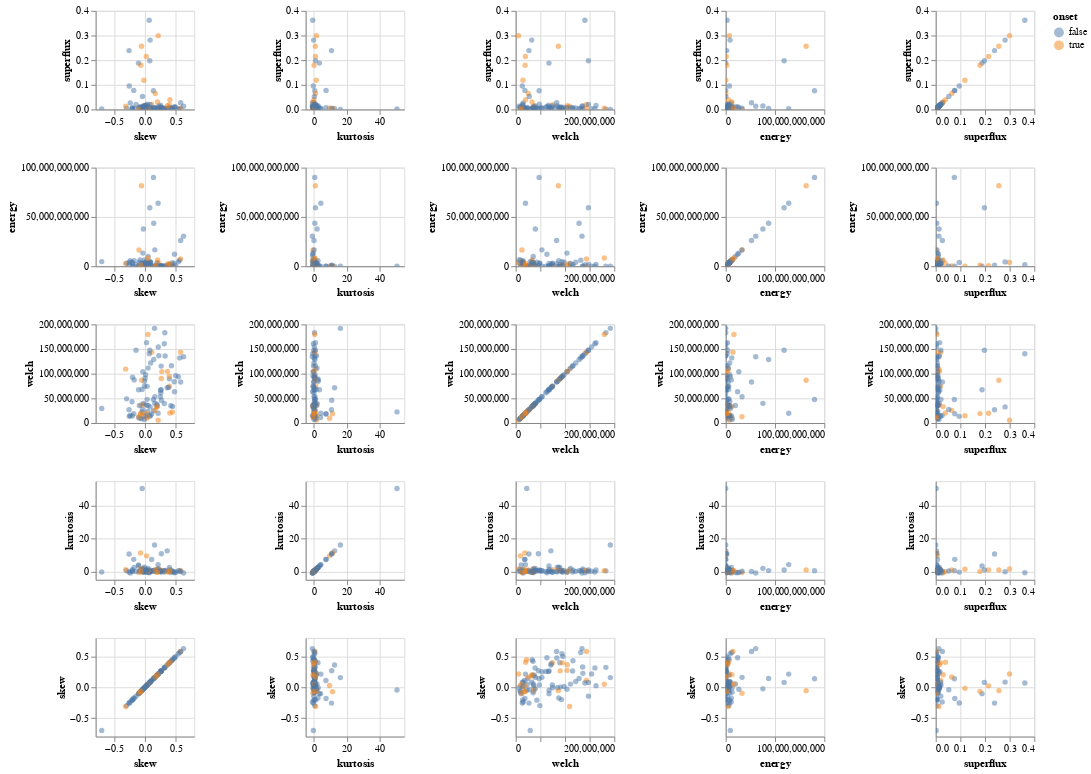

Write notebook code for a chart like this one.
### Code cell
alt.Chart(data.head(100)).mark_circle(opacity=0.5).encode(
    alt.X(alt.repeat("column"), type='quantitative'),
    alt.Y(alt.repeat("row"), type='quantitative'),
    color='onset:N'
).properties(
    width=100,
    height=100
).repeat(
    row=["superflux", "energy", "welch", "kurtosis", "skew"],
    column=list(reversed(["superflux", "energy", "welch", "kurtosis", "skew"]))
).interactive()

### Figure 1 — Vega-Lite specification as saved in the notebook (floating-point values rounded to 4 significant figures)
{"config": {"view": {"continuousWidth": 400, "continuousHeight": 300}}, "repeat": {"column": ["skew", "kurtosis", "welch", "energy", "superflux"], "row": ["superflux", "energy", "welch", "kurtosis", "skew"]}, "spec": {"data": {"name": "data-ace055fe671740ba3a1eae34bb888452"}, "mark": {"type": "circle", "opacity": 0.5}, "encoding": {"color": {"field": "onset", "type": "nominal"}, "x": {"field": {"repeat": "column"}, "type": "quantitative"}, "y": {"field": {"repeat": "row"}, "type": "quantitative"}}, "height": 100, "selection": {"selector007": {"type": "interval", "bind": "scales", "encodings": ["x", "y"]}}, "width": 100}, "$schema": "https://vega.github.io/schema/vega-lite/v4.17.0.json", "datasets": {"data-ace055fe671740ba3a1eae34bb888452": [{"file": "Media-106117(7.0-17.0)", "superflux": 0.0, "timestamps": 0.025, "energy": 0.0, "rms": 10930.0, "sound_preassure_level": -15.15, "welch": 192000000.0, "mean": -62.79, "kurtosis": 16.13, "skew": 0.1561, "variation": -1950.0, "onset": false}, {"file": "Media-106117(7.0-17.0)", "superflux": 0.01429, "timestamps": 0.075, "energy": 0.0, "rms": 8131.0, "sound_preassure_level": -16.62, "welch": 136300000.0, "mean": 165.6, "kurtosis": 1.564, "skew": 0.2257, "variation": 153.6, "onset": false}, {"file": "Media-106117(7.0-17.0)", "superflux": 0.00255, "timestamps": 0.125, "energy": 0.0, "rms": 7341.0, "sound_preassure_level": -16.52, "welch": 90170000.0, "mean": 74.53, "kurtosis": 0.6253, "skew": 0.2657, "variation": -178.4, "onset": true}, {"file": "Media-106117(7.0-17.0)", "superflux": 0.0091, "timestamps": 0.175, "energy": 0.0, "rms": 6330.0, "sound_preassure_level": -17.3, "welch": 61240000.0, "mean": -144.5, "kurtosis": 0.04905, "skew": 0.2574, "variation": -156.4, "onset": false}, {"file": "Media-106117(7.0-17.0)", "superflux": 0.00834, "timestamps": 0.225, "energy": 0.0, "rms": 8992.0, "sound_preassure_level": -18.24, "welch": 67650000.0, "mean": -24.69, "kurtosis": 0.01492, "skew": 0.2631, "variation": -290.0, "onset": false}, {"file": "Media-106117(7.0-17.0)", "superflux": 0.00341, "timestamps": 0.275, "energy": 4.0, "rms": 9655.0, "sound_preassure_level": -18.43, "welch": 71440000.0, "mean": 138.3, "kurtosis": 12.59, "skew": 0.3613, "variation": 200.2, "onset": false}, {"file": "Media-106117(7.0-17.0)", "superflux": 0.01903, "timestamps": 0.325, "energy": 44.0, "rms": 6912.0, "sound_preassure_level": -16.43, "welch": 74720000.0, "mean": 31.33, "kurtosis": 1.114, "skew": 0.3975, "variation": 103.5, "onset": true}, {"file": "Media-106117(7.0-17.0)", "superflux": 0.00353, "timestamps": 0.375, "energy": 65.0, "rms": 5660.0, "sound_preassure_level": -15.39, "welch": 135800000.0, "mean": -91.65, "kurtosis": 0.6977, "skew": 0.3273, "variation": -91.91, "onset": false}, {"file": "Media-106117(7.0-17.0)", "superflux": 0.00125, "timestamps": 0.425, "energy": 171.0, "rms": 5264.0, "sound_preassure_level": -15.82, "welch": 182900000.0, "mean": -41.29, "kurtosis": 0.4168, "skew": 0.3227, "variation": -261.3, "onset": false}, {"file": "Media-106117(7.0-17.0)", "superflux": 0.00308, "timestamps": 0.475, "energy": 645.0, "rms": 10490.0, "sound_preassure_level": -15.73, "welch": 160700000.0, "mean": 59.75, "kurtosis": -0.3486, "skew": 0.3139, "variation": -83.55, "onset": false}, {"file": "Media-106117(7.0-17.0)", "superflux": 0.00795, "timestamps": 0.525, "energy": 1614.0, "rms": 12060.0, "sound_preassure_level": -15.87, "welch": 104200000.0, "mean": -17.89, "kurtosis": 0.1596, "skew": 0.2739, "variation": 67.5, "onset": true}, {"file": "Media-106117(7.0-17.0)", "superflux": 0.00608, "timestamps": 0.575, "energy": 3023.0, "rms": 9921.0, "sound_preassure_level": -16.33, "welch": 53170000.0, "mean": 34.47, "kurtosis": 0.6456, "skew": 0.2515, "variation": 154.3, "onset": false}, {"file": "Media-106117(7.0-17.0)", "superflux": 0.00596, "timestamps": 0.625, "energy": 4656.0, "rms": 9053.0, "sound_preassure_level": -16.63, "welch": 39510000.0, "mean": 122.5, "kurtosis": 0.4738, "skew": 0.313, "variation": 76.69, "onset": false}, {"file": "Media-106117(7.0-17.0)", "superflux": 0.00324, "timestamps": 0.675, "energy": 5826.0, "rms": 5958.0, "sound_preassure_level": -17.63, "welch": 22140000.0, "mean": 30.15, "kurtosis": -0.0589, "skew": 0.4464, "variation": -68.92, "onset": true}, {"file": "Media-106117(7.0-17.0)", "superflux": 0.00429, "timestamps": 0.725, "energy": 6873.0, "rms": 2287.0, "sound_preassure_level": -15.37, "welch": 35140000.0, "mean": 13.28, "kurtosis": -0.6146, "skew": 0.4201, "variation": -73.48, "onset": false}, {"file": "Media-106117(7.0-17.0)", "superflux": 0.00597, "timestamps": 0.775, "energy": 7905.0, "rms": 1523.0, "sound_preassure_level": -13.54, "welch": 115400000.0, "mean": -70.13, "kurtosis": -0.2383, "skew": 0.2627, "variation": 413.1, "onset": false}, {"file": "Media-106117(7.0-17.0)", "superflux": 0.00335, "timestamps": 0.825, "energy": 8632.0, "rms": 1006.0, "sound_preassure_level": -13.81, "welch": 154000000.0, "mean": -88.31, "kurtosis": 0.2568, "skew": 0.2164, "variation": 155.0, "onset": false}, {"file": "Media-106117(7.0-17.0)", "superflux": 0.02038, "timestamps": 0.875, "energy": 9682.0, "rms": 821.5, "sound_preassure_level": -14.06, "welch": 143300000.0, "mean": -40.83, "kurtosis": 0.3069, "skew": 0.1102, "variation": -298.6, "onset": true}, {"file": "Media-106117(7.0-17.0)", "superflux": 0.1879, "timestamps": 0.925, "energy": 10850.0, "rms": 623.8, "sound_preassure_level": -14.74, "welch": 67520000.0, "mean": -45.34, "kurtosis": 3.368, "skew": -0.1038, "variation": -671.9, "onset": false}, {"file": "Media-106117(7.0-17.0)", "superflux": 0.00456, "timestamps": 0.975, "energy": 11410.0, "rms": 4677.0, "sound_preassure_level": -15.17, "welch": 11170000.0, "mean": 32.0, "kurtosis": 4.071, "skew": -0.1038, "variation": 89.43, "onset": false}, {"file": "Media-106117(7.0-17.0)", "superflux": 0.00572, "timestamps": 1.025, "energy": 12200.0, "rms": 6017.0, "sound_preassure_level": -15.06, "welch": 9610000.0, "mean": 36.53, "kurtosis": 9.548, "skew": 0.02816, "variation": -65.45, "onset": true}, {"file": "Media-106117(7.0-17.0)", "superflux": 0.00371, "timestamps": 1.075, "energy": 13080.0, "rms": 3893.0, "sound_preassure_level": -15.8, "welch": 18630000.0, "mean": -91.69, "kurtosis": 11.33, "skew": -0.07182, "variation": -93.85, "onset": true}, {"file": "Media-106117(7.0-17.0)", "superflux": 0.00195, "timestamps": 1.125, "energy": 13390.0, "rms": 962.5, "sound_preassure_level": -13.62, "welch": 22490000.0, "mean": -101.7, "kurtosis": 50.58, "skew": -0.04467, "variation": 192.7, "onset": false}, {"file": "Media-106117(7.0-17.0)", "superflux": 0.00713, "timestamps": 1.175, "energy": 13120.0, "rms": 497.8, "sound_preassure_level": -13.36, "welch": 18040000.0, "mean": 117.7, "kurtosis": 7.329, "skew": 0.1086, "variation": 61.21, "onset": false}, {"file": "Media-106117(7.0-17.0)", "superflux": 0.07736, "timestamps": 1.225, "energy": 12420.0, "rms": 517.3, "sound_preassure_level": -16.32, "welch": 18800000.0, "mean": 41.71, "kurtosis": 7.41, "skew": -0.182, "variation": 65.6, "onset": false}, {"file": "Media-106117(7.0-17.0)", "superflux": 0.1185, "timestamps": 1.275, "energy": 13960.0, "rms": 1851.0, "sound_preassure_level": -17.59, "welch": 14840000.0, "mean": -96.51, "kurtosis": 1.455, "skew": -0.01805, "variation": -32.47, "onset": true}, {"file": "Media-106117(7.0-17.0)", "superflux": 0.00796, "timestamps": 1.325, "energy": 16350.0, "rms": 1833.0, "sound_preassure_level": -18.34, "welch": 23350000.0, "mean": 30.14, "kurtosis": 0.2785, "skew": 0.04543, "variation": 1467.0, "onset": false}, {"file": "Media-106117(7.0-17.0)", "superflux": 0.01371, "timestamps": 1.375, "energy": 17410.0, "rms": 387.9, "sound_preassure_level": -18.19, "welch": 84620000.0, "mean": 50.67, "kurtosis": 2.638, "skew": -0.00638, "variation": 23.87, "onset": false}, {"file": "Media-106117(7.0-17.0)", "superflux": 0.00655, "timestamps": 1.425, "energy": 19100.0, "rms": 128.0, "sound_preassure_level": -18.57, "welch": 92960000.0, "mean": -64.18, "kurtosis": 0.06116, "skew": -0.2008, "variation": -194.6, "onset": false}, {"file": "Media-106117(7.0-17.0)", "superflux": 0.00367, "timestamps": 1.475, "energy": 18440.0, "rms": 1131.0, "sound_preassure_level": -15.31, "welch": 36480000.0, "mean": -18.83, "kurtosis": 1.958, "skew": -0.06407, "variation": -126.7, "onset": true}, {"file": "Media-106117(7.0-17.0)", "superflux": 0.00482, "timestamps": 1.525, "energy": 17380.0, "rms": 5863.0, "sound_preassure_level": -13.73, "welch": 24690000.0, "mean": 49.12, "kurtosis": 0.5434, "skew": 0.1386, "variation": -60.01, "onset": false}, {"file": "Media-106117(7.0-17.0)", "superflux": 0.00666, "timestamps": 1.575, "energy": 20410.0, "rms": 5929.0, "sound_preassure_level": -14.39, "welch": 37940000.0, "mean": 14.14, "kurtosis": 0.1415, "skew": 0.1953, "variation": -77.18, "onset": false}, {"file": "Media-106117(7.0-17.0)", "superflux": 0.00709, "timestamps": 1.625, "energy": 62210.0, "rms": 1629.0, "sound_preassure_level": -14.87, "welch": 40220000.0, "mean": 68.57, "kurtosis": 0.8248, "skew": 0.1596, "variation": 58.99, "onset": false}, {"file": "Media-106117(7.0-17.0)", "superflux": 0.00217, "timestamps": 1.675, "energy": 199200000.0, "rms": 864.4, "sound_preassure_level": -16.42, "welch": 32290000.0, "mean": 139.6, "kurtosis": -0.2425, "skew": 0.1827, "variation": 37.24, "onset": true}, {"file": "Media-106117(7.0-17.0)", "superflux": 0.00402, "timestamps": 1.725, "energy": 714000000.0, "rms": 723.8, "sound_preassure_level": -17.33, "welch": 46090000.0, "mean": 55.53, "kurtosis": 10.87, "skew": 0.2666, "variation": 173.0, "onset": false}, {"file": "Media-106117(7.0-17.0)", "superflux": 0.00803, "timestamps": 1.775, "energy": 1281000000.0, "rms": 12300.0, "sound_preassure_level": -16.97, "welch": 89590000.0, "mean": -197.0, "kurtosis": 2.483, "skew": 0.3967, "variation": -32.7, "onset": false}, {"file": "Media-106117(7.0-17.0)", "superflux": 0.00616, "timestamps": 1.825, "energy": 1521000000.0, "rms": 14900.0, "sound_preassure_level": -17.83, "welch": 116200000.0, "mean": -203.5, "kurtosis": 0.8229, "skew": 0.4298, "variation": -29.81, "onset": false}, {"file": "Media-106117(7.0-17.0)", "superflux": 0.00513, "timestamps": 1.875, "energy": 1509000000.0, "rms": 11170.0, "sound_preassure_level": -14.04, "welch": 94740000.0, "mean": -8.377, "kurtosis": 0.3555, "skew": 0.3954, "variation": 96.37, "onset": true}, {"file": "Media-106117(7.0-17.0)", "superflux": 0.00327, "timestamps": 1.925, "energy": 1770000000.0, "rms": 8313.0, "sound_preassure_level": -13.03, "welch": 72250000.0, "mean": 153.4, "kurtosis": 0.1806, "skew": 0.3827, "variation": 29.18, "onset": false}, {"file": "Media-106117(7.0-17.0)", "superflux": 0.00853, "timestamps": 1.975, "energy": 2556000000.0, "rms": 4554.0, "sound_preassure_level": -15.37, "welch": 83510000.0, "mean": 95.54, "kurtosis": -0.09789, "skew": 0.4749, "variation": 119.8, "onset": false}, {"file": "Media-106117(7.0-17.0)", "superflux": 0.00287, "timestamps": 2.025, "energy": 6179000000.0, "rms": 9071.0, "sound_preassure_level": -16.52, "welch": 132000000.0, "mean": -41.8, "kurtosis": 0.3456, "skew": 0.5635, "variation": -102.9, "onset": false}, {"file": "Media-106117(7.0-17.0)", "superflux": 0.00476, "timestamps": 2.075, "energy": 7297000000.0, "rms": 13390.0, "sound_preassure_level": -16.39, "welch": 143600000.0, "mean": -47.84, "kurtosis": 0.6005, "skew": 0.5788, "variation": -80.55, "onset": true}, {"file": "Media-106117(7.0-17.0)", "superflux": 0.00146, "timestamps": 2.125, "energy": 4547000000.0, "rms": 13720.0, "sound_preassure_level": -15.99, "welch": 93920000.0, "mean": -33.43, "kurtosis": 0.5076, "skew": 0.5426, "variation": -44.58, "onset": false}, {"file": "Media-106117(7.0-17.0)", "superflux": 0.00147, "timestamps": 2.175, "energy": 3563000000.0, "rms": 12250.0, "sound_preassure_level": -17.65, "welch": 33510000.0, "mean": 21.93, "kurtosis": 0.1018, "skew": 0.4471, "variation": 97.04, "onset": false}, {"file": "Media-106117(7.0-17.0)", "superflux": 0.2994, "timestamps": 2.225, "energy": 3703000000.0, "rms": 10730.0, "sound_preassure_level": -15.98, "welch": 5806000.0, "mean": -12.51, "kurtosis": 1.569, "skew": 0.2145, "variation": -66.55, "onset": true}, {"file": "Media-106117(7.0-17.0)", "superflux": 0.01984, "timestamps": 2.275, "energy": 4221000000.0, "rms": 10440.0, "sound_preassure_level": -15.34, "welch": 13790000.0, "mean": -34.66, "kurtosis": 0.06857, "skew": 0.08111, "variation": 1282.0, "onset": false}, {"file": "Media-106117(7.0-17.0)", "superflux": 0.00906, "timestamps": 2.325, "energy": 3964000000.0, "rms": 11410.0, "sound_preassure_level": -17.75, "welch": 35260000.0, "mean": 63.89, "kurtosis": 0.2766, "skew": -0.09004, "variation": 34.24, "onset": false}, {"file": "Media-106117(7.0-17.0)", "superflux": 0.01443, "timestamps": 2.375, "energy": 3029000000.0, "rms": 10450.0, "sound_preassure_level": -17.79, "welch": 74710000.0, "mean": -15.99, "kurtosis": -0.444, "skew": -0.00773, "variation": -1656.0, "onset": false}, {"file": "Media-106117(7.0-17.0)", "superflux": 0.00761, "timestamps": 2.425, "energy": 2179000000.0, "rms": 7862.0, "sound_preassure_level": -17.59, "welch": 74360000.0, "mean": -53.54, "kurtosis": -0.3085, "skew": 0.03522, "variation": -43.53, "onset": false}, {"file": "Media-106117(7.0-17.0)", "superflux": 0.01432, "timestamps": 2.475, "energy": 1303000000.0, "rms": 6989.0, "sound_preassure_level": -16.99, "welch": 37040000.0, "mean": 68.27, "kurtosis": -0.1552, "skew": -0.01841, "variation": 112.8, "onset": true}, {"file": "Media-106117(7.0-17.0)", "superflux": 0.01002, "timestamps": 2.525, "energy": 2908000000.0, "rms": 9363.0, "sound_preassure_level": -17.27, "welch": 67840000.0, "mean": -34.31, "kurtosis": 1.313, "skew": -0.04712, "variation": 33.52, "onset": false}, {"file": "Media-106117(7.0-17.0)", "superflux": 0.00401, "timestamps": 2.575, "energy": 4072000000.0, "rms": 13620.0, "sound_preassure_level": -19.26, "welch": 98100000.0, "mean": -61.19, "kurtosis": 0.6868, "skew": 0.01105, "variation": -70.54, "onset": false}, {"file": "Media-106117(7.0-17.0)", "superflux": 0.0031, "timestamps": 2.625, "energy": 3045000000.0, "rms": 14420.0, "sound_preassure_level": -13.76, "welch": 36610000.0, "mean": 40.36, "kurtosis": 0.4461, "skew": 0.02501, "variation": -36.53, "onset": false}, {"file": "Media-106117(7.0-17.0)", "superflux": 0.00793, "timestamps": 2.675, "energy": 2932000000.0, "rms": 12140.0, "sound_preassure_level": -13.06, "welch": 8707000.0, "mean": 49.83, "kurtosis": 1.236, "skew": -0.05825, "variation": -174.9, "onset": false}, {"file": "Media-106117(7.0-17.0)", "superflux": 0.0054, "timestamps": 2.725, "energy": 3017000000.0, "rms": 8893.0, "sound_preassure_level": -16.56, "welch": 14290000.0, "mean": 25.21, "kurtosis": 1.129, "skew": -0.2066, "variation": 46.91, "onset": false}, {"file": "Media-106117(7.0-17.0)", "superflux": 0.00531, "timestamps": 2.775, "energy": 3187000000.0, "rms": 5477.0, "sound_preassure_level": -17.41, "welch": 49010000.0, "mean": -7.41, "kurtosis": 0.4958, "skew": -0.2978, "variation": 72.19, "onset": false}, {"file": "Media-106117(7.0-17.0)", "superflux": 0.01318, "timestamps": 2.825, "energy": 2669000000.0, "rms": 4934.0, "sound_preassure_level": -18.05, "welch": 109300000.0, "mean": -32.73, "kurtosis": 1.059, "skew": -0.3128, "variation": -42.89, "onset": true}, {"file": "Media-106117(7.0-17.0)", "superflux": 0.3615, "timestamps": 2.875, "energy": 1428000000.0, "rms": 4327.0, "sound_preassure_level": -19.02, "welch": 140400000.0, "mean": 152.4, "kurtosis": -0.6888, "skew": 0.06932, "variation": -107.3, "onset": false}, {"file": "Media-106117(7.0-17.0)", "superflux": 0.00565, "timestamps": 2.925, "energy": 4094000000.0, "rms": 3209.0, "sound_preassure_level": -20.49, "welch": 121800000.0, "mean": -52.2, "kurtosis": 0.03116, "skew": 0.09265, "variation": 49.14, "onset": false}, {"file": "Media-106117(7.0-17.0)", "superflux": 0.0036, "timestamps": 2.975, "energy": 5689000000.0, "rms": 2688.0, "sound_preassure_level": -16.99, "welch": 87370000.0, "mean": -6.076, "kurtosis": 2.506, "skew": -0.1746, "variation": -1579.0, "onset": false}, {"file": "Media-106117(7.0-17.0)", "superflux": 0.00178, "timestamps": 3.025, "energy": 4127000000.0, "rms": 3201.0, "sound_preassure_level": -15.07, "welch": 43040000.0, "mean": 45.58, "kurtosis": 0.3015, "skew": -0.2095, "variation": -71.62, "onset": false}, {"file": "Media-106117(7.0-17.0)", "superflux": 0.00203, "timestamps": 3.075, "energy": 4704000000.0, "rms": 6451.0, "sound_preassure_level": -15.94, "welch": 29540000.0, "mean": -228.9, "kurtosis": -0.3055, "skew": -0.7014, "variation": 91.59, "onset": false}, {"file": "Media-106117(7.0-17.0)", "superflux": 0.00334, "timestamps": 3.125, "energy": 3374000000.0, "rms": 6144.0, "sound_preassure_level": -17.02, "welch": 35080000.0, "mean": -13.27, "kurtosis": 1.411, "skew": 0.1971, "variation": 9266.0, "onset": false}, {"file": "Media-106117(7.0-17.0)", "superflux": 0.2387, "timestamps": 3.175, "energy": 1077000000.0, "rms": 2114.0, "sound_preassure_level": -17.67, "welch": 26860000.0, "mean": 103.3, "kurtosis": 10.72, "skew": -0.2576, "variation": 35.78, "onset": false}, {"file": "Media-106117(7.0-17.0)", "superflux": 0.2145, "timestamps": 3.225, "energy": 458200000.0, "rms": 1325.0, "sound_preassure_level": -17.8, "welch": 19760000.0, "mean": 33.99, "kurtosis": 1.008, "skew": 0.02259, "variation": -96.14, "onset": true}, {"file": "Media-106117(7.0-17.0)", "superflux": 0.00128, "timestamps": 3.275, "energy": 2855000000.0, "rms": 1037.0, "sound_preassure_level": -16.81, "welch": 15360000.0, "mean": -28.82, "kurtosis": 0.2662, "skew": 0.08389, "variation": -50.24, "onset": false}, {"file": "Media-106117(7.0-17.0)", "superflux": 0.0098, "timestamps": 3.325, "energy": 6404000000.0, "rms": 5685.0, "sound_preassure_level": -13.81, "welch": 10040000.0, "mean": 3.51, "kurtosis": 0.1263, "skew": -0.07949, "variation": 30.52, "onset": false}, {"file": "Media-106117(7.0-17.0)", "superflux": 0.013, "timestamps": 3.375, "energy": 6403000000.0, "rms": 9865.0, "sound_preassure_level": -12.02, "welch": 6978000.0, "mean": 24.81, "kurtosis": 0.08001, "skew": -0.00931, "variation": 126.5, "onset": false}, {"file": "Media-106117(7.0-17.0)", "superflux": 0.00636, "timestamps": 3.425, "energy": 4735000000.0, "rms": 12120.0, "sound_preassure_level": -13.07, "welch": 11970000.0, "mean": 4.839, "kurtosis": -0.04385, "skew": 0.0435, "variation": -29.29, "onset": true}, {"file": "Media-106117(7.0-17.0)", "superflux": 0.01639, "timestamps": 3.475, "energy": 4101000000.0, "rms": 10220.0, "sound_preassure_level": -15.9, "welch": 14640000.0, "mean": -35.37, "kurtosis": -0.1269, "skew": 0.0125, "variation": -97.53, "onset": false}, {"file": "Media-106117(7.0-17.0)", "superflux": 0.09541, "timestamps": 3.525, "energy": 3767000000.0, "rms": 6286.0, "sound_preassure_level": -17.73, "welch": 13450000.0, "mean": 46.06, "kurtosis": -0.3431, "skew": -0.2552, "variation": 933.1, "onset": false}, {"file": "Media-106117(7.0-17.0)", "superflux": 0.0259, "timestamps": 3.575, "energy": 5533000000.0, "rms": 9739.0, "sound_preassure_level": -17.12, "welch": 15350000.0, "mean": 49.83, "kurtosis": -0.8706, "skew": -0.2386, "variation": -92.57, "onset": false}, {"file": "Media-106117(7.0-17.0)", "superflux": 0.00096, "timestamps": 3.625, "energy": 16520000000.0, "rms": 11990.0, "sound_preassure_level": -17.2, "welch": 12720000.0, "mean": -93.99, "kurtosis": -0.5321, "skew": -0.09698, "variation": 44.29, "onset": true}, {"file": "Media-106117(7.0-17.0)", "superflux": 0.0139, "timestamps": 3.675, "energy": 37730000000.0, "rms": 11060.0, "sound_preassure_level": -19.78, "welch": 39820000.0, "mean": -76.96, "kurtosis": 1.941, "skew": -0.02572, "variation": 30.0, "onset": false}, {"file": "Media-106117(7.0-17.0)", "superflux": 0.00439, "timestamps": 3.725, "energy": 43540000000.0, "rms": 10930.0, "sound_preassure_level": -16.05, "welch": 128700000.0, "mean": 38.1, "kurtosis": 0.587, "skew": 0.1424, "variation": -64.27, "onset": false}, {"file": "Media-106117(7.0-17.0)", "superflux": 0.1975, "timestamps": 3.775, "energy": 59260000000.0, "rms": 9556.0, "sound_preassure_level": -14.76, "welch": 147500000.0, "mean": 83.41, "kurtosis": 0.9866, "skew": 0.07864, "variation": -25.97, "onset": false}, {"file": "Media-106117(7.0-17.0)", "superflux": 0.2563, "timestamps": 3.825, "energy": 81620000000.0, "rms": 10460.0, "sound_preassure_level": -16.91, "welch": 86670000.0, "mean": -68.08, "kurtosis": 0.903, "skew": -0.05503, "variation": -52.37, "onset": true}, {"file": "Media-106117(7.0-17.0)", "superflux": 0.07573, "timestamps": 3.875, "energy": 90100000000.0, "rms": 14220.0, "sound_preassure_level": -17.93, "welch": 47560000.0, "mean": -23.79, "kurtosis": 0.5546, "skew": 0.1378, "variation": 100.6, "onset": false}, {"file": "Media-106117(7.0-17.0)", "superflux": 0.00286, "timestamps": 3.925, "energy": 63900000000.0, "rms": 13420.0, "sound_preassure_level": -18.57, "welch": 19850000.0, "mean": 66.67, "kurtosis": 4.245, "skew": 0.2136, "variation": 41.99, "onset": false}, {"file": "Media-106117(7.0-17.0)", "superflux": 0.0052, "timestamps": 3.975, "energy": 16600000000.0, "rms": 10640.0, "sound_preassure_level": -17.5, "welch": 53240000.0, "mean": 49.41, "kurtosis": 0.1532, "skew": 0.1602, "variation": 105.5, "onset": false}, {"file": "Media-106117(7.0-17.0)", "superflux": 0.01514, "timestamps": 4.025, "energy": 2017000000.0, "rms": 8123.0, "sound_preassure_level": -17.0, "welch": 104700000.0, "mean": 39.86, "kurtosis": -0.3106, "skew": 0.365, "variation": -164.4, "onset": true}, {"file": "Media-106117(7.0-17.0)", "superflux": 0.00913, "timestamps": 4.075, "energy": 359600000.0, "rms": 4572.0, "sound_preassure_level": -15.22, "welch": 95730000.0, "mean": -105.6, "kurtosis": -0.4908, "skew": 0.4993, "variation": -231.1, "onset": false}, {"file": "Media-106117(7.0-17.0)", "superflux": 0.01687, "timestamps": 4.125, "energy": 352500000.0, "rms": 9618.0, "sound_preassure_level": -14.57, "welch": 66480000.0, "mean": -135.1, "kurtosis": 0.2711, "skew": 0.2534, "variation": 141.1, "onset": false}, {"file": "Media-106117(7.0-17.0)", "superflux": 0.06497, "timestamps": 4.175, "energy": 197300000.0, "rms": 10700.0, "sound_preassure_level": -17.28, "welch": 25570000.0, "mean": -27.33, "kurtosis": 0.9472, "skew": 0.1673, "variation": 241.6, "onset": true}, {"file": "Media-106117(7.0-17.0)", "superflux": 0.03933, "timestamps": 4.225, "energy": 2760000000.0, "rms": 7710.0, "sound_preassure_level": -20.06, "welch": 20200000.0, "mean": -4.317, "kurtosis": 0.05293, "skew": 0.4048, "variation": -132.6, "onset": true}, {"file": "Media-106117(7.0-17.0)", "superflux": 0.02711, "timestamps": 4.275, "energy": 26160000000.0, "rms": 6964.0, "sound_preassure_level": -19.89, "welch": 83020000.0, "mean": 17.43, "kurtosis": 0.07175, "skew": 0.5798, "variation": 1083.0, "onset": false}, {"file": "Media-106117(7.0-17.0)", "superflux": 0.01298, "timestamps": 4.325, "energy": 30480000000.0, "rms": 6682.0, "sound_preassure_level": -19.66, "welch": 134500000.0, "mean": 46.02, "kurtosis": -0.9228, "skew": 0.6269, "variation": -1646.0, "onset": false}, {"file": "Media-106117(7.0-17.0)", "superflux": 0.01106, "timestamps": 4.375, "energy": 12080000000.0, "rms": 9346.0, "sound_preassure_level": -19.48, "welch": 63390000.0, "mean": -12.77, "kurtosis": -0.7722, "skew": 0.4797, "variation": 1800.0, "onset": false}, {"file": "Media-106117(7.0-17.0)", "superflux": 0.03012, "timestamps": 4.425, "energy": 6283000000.0, "rms": 11800.0, "sound_preassure_level": -20.26, "welch": 33260000.0, "mean": 0.3474, "kurtosis": -0.5198, "skew": 0.203, "variation": -331.8, "onset": true}, {"file": "Media-106117(7.0-17.0)", "superflux": 0.2814, "timestamps": 4.475, "energy": 4403000000.0, "rms": 10840.0, "sound_preassure_level": -16.28, "welch": 32640000.0, "mean": -9.492, "kurtosis": -0.1252, "skew": 0.08365, "variation": -330.0, "onset": false}, {"file": "Media-106117(7.0-17.0)", "superflux": 0.01005, "timestamps": 4.525, "energy": 9789000000.0, "rms": 8555.0, "sound_preassure_level": -15.7, "welch": 35590000.0, "mean": 26.04, "kurtosis": -0.6058, "skew": 0.05168, "variation": 4823.0, "onset": false}, {"file": "Media-106117(7.0-17.0)", "superflux": 0.00729, "timestamps": 4.575, "energy": 13330000000.0, "rms": 7617.0, "sound_preassure_level": -19.36, "welch": 104100000.0, "mean": -38.73, "kurtosis": -0.3897, "skew": -0.03375, "variation": 357.0, "onset": false}, {"file": "Media-106117(7.0-17.0)", "superflux": 0.00456, "timestamps": 4.625, "energy": 8394000000.0, "rms": 12830.0, "sound_preassure_level": -20.85, "welch": 179700000.0, "mean": -8.871, "kurtosis": 0.5636, "skew": 0.0495, "variation": -102.4, "onset": true}, {"file": "Media-106117(7.0-17.0)", "superflux": 0.01599, "timestamps": 4.675, "energy": 1744000000.0, "rms": 14030.0, "sound_preassure_level": -22.03, "welch": 163000000.0, "mean": -8.818, "kurtosis": 0.9565, "skew": 0.02602, "variation": -7790.0, "onset": false}, {"file": "Media-106117(7.0-17.0)", "superflux": 0.01051, "timestamps": 4.725, "energy": 75430000.0, "rms": 11760.0, "sound_preassure_level": -18.53, "welch": 90720000.0, "mean": -67.79, "kurtosis": 0.5043, "skew": 0.00268, "variation": 681.7, "onset": false}, {"file": "Media-106117(7.0-17.0)", "superflux": 0.05301, "timestamps": 4.775, "energy": 117900000.0, "rms": 11010.0, "sound_preassure_level": -17.42, "welch": 27580000.0, "mean": 99.36, "kurtosis": 0.3197, "skew": -0.03987, "variation": -662.7, "onset": false}, {"file": "Media-106117(7.0-17.0)", "superflux": 0.1795, "timestamps": 4.825, "energy": 1032000000.0, "rms": 7484.0, "sound_preassure_level": -15.12, "welch": 19100000.0, "mean": 52.46, "kurtosis": 0.103, "skew": -0.06649, "variation": 36.37, "onset": true}, {"file": "Media-106117(7.0-17.0)", "superflux": 0.02113, "timestamps": 4.875, "energy": 2789000000.0, "rms": 5174.0, "sound_preassure_level": -13.39, "welch": 47950000.0, "mean": -152.5, "kurtosis": 0.958, "skew": 0.03551, "variation": -126.5, "onset": false}, {"file": "Media-106117(7.0-17.0)", "superflux": 0.00698, "timestamps": 4.925, "energy": 2765000000.0, "rms": 4636.0, "sound_preassure_level": -14.12, "welch": 111300000.0, "mean": -55.16, "kurtosis": 1.936, "skew": 0.05085, "variation": -75.13, "onset": false}, {"file": "Media-106117(7.0-17.0)", "superflux": 0.02067, "timestamps": 4.975, "energy": 1870000000.0, "rms": 3952.0, "sound_preassure_level": -14.74, "welch": 147700000.0, "mean": 43.67, "kurtosis": 0.00234, "skew": -0.1448, "variation": -394.8, "onset": false}]}}
